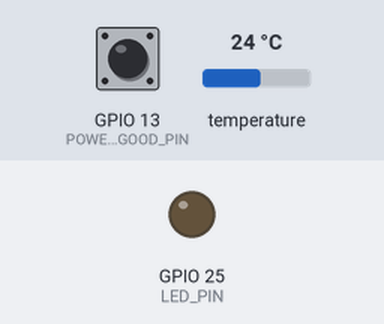
A sketch run on a simulated ESP32-S3. On the bench: output pins drawn as LEDs (lit = HIGH). The inputs (shaded band) are chosen by the test bench; at power-on: GPIO 13 (POWER_GOOD_PIN) HIGH, temperature 24 °C. No radio packets arrive unless stated; what the sketch prints to the serial monitor is not drawn. At 1.7 s the program puts the board to deep sleep or switches it off; the recording ends there.

Above: at 0.1 s.
Timing chart, 0 to 1.7 s (numbered marks = the images above):
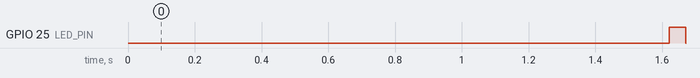

Measured:
- by itself, GPIO 25 (LED_PIN): LOW → HIGH at 1.6 s, → LOW 0.05 s later

The sketch:

esp32_sensor_node.ino
```cpp
/*
 * ThermalOS – Smart Heat Pipe Sensor Node Firmware
 * ESP32-S3 + SX1262 LoRa (Heltec WiFi LoRa 32 V3)
 * TEG-powered via LTC3108 + 1F Supercap
 *
 * Reads 5× DS18B20 sensors, transmits via LoRa every 60s
 * Deep-sleep between measurements for minimal power consumption
 */

#include <OneWire.h>
#include <DallasTemperature.h>
#include <LoRa.h>
#include <Wire.h>
#include "esp_sleep.h"

// ── Pin Configuration ──────────────────────────────────
#define ONE_WIRE_BUS    4      // DS18B20 data pin
#define LORA_SCK        5
#define LORA_MISO       19
#define LORA_MOSI       27
#define LORA_CS         18
#define LORA_RST        14
#define LORA_IRQ        26
#define LED_PIN         25
#define VBAT_ADC        36     // Battery/Supercap voltage monitoring
#define POWER_GOOD_PIN  13     // LTC3108 Power Good indicator

// ── Configuration ──────────────────────────────────────
#define SLEEP_DURATION_US  60000000UL  // 60 seconds deep sleep
#define LORA_FREQUENCY     868E6       // EU 868 MHz
#define LORA_BANDWIDTH     125E3
#define LORA_SPREADING     7           // SF7 for minimum airtime
#define LORA_TX_POWER      14          // dBm
#define NUM_SENSORS        5
#define NODE_ID            "HP01"

// ── Sensor Positions (meters from evaporator end) ──────
const float SENSOR_POS[NUM_SENSORS] = {0.02, 0.05, 0.125, 0.20, 0.24};
const char* SENSOR_NAMES[NUM_SENSORS] = {
    "T_evap_hot", "T_evap_mid", "T_adiabatic", "T_cond_mid", "T_cond_end"
};

OneWire oneWire(ONE_WIRE_BUS);
DallasTemperature sensors(&oneWire);

RTC_DATA_ATTR uint32_t bootCount = 0;  // Persists across deep sleep

void setup() {
    bootCount++;
    Serial.begin(115200);

    // Check power status
    pinMode(POWER_GOOD_PIN, INPUT);
    if (!digitalRead(POWER_GOOD_PIN)) {
        // Insufficient power – go back to sleep immediately
        Serial.println("[WARN] Power not ready, sleeping...");
        enterDeepSleep();
        return;
    }

    // Initialize sensors
    sensors.begin();
    sensors.setResolution(12);  // 12-bit = ±0.0625°C

    // Initialize LoRa
    LoRa.setPins(LORA_CS, LORA_RST, LORA_IRQ);
    if (!LoRa.begin(LORA_FREQUENCY)) {
        Serial.println("[ERROR] LoRa init failed!");
        enterDeepSleep();
        return;
    }
    LoRa.setSpreadingFactor(LORA_SPREADING);
    LoRa.setSignalBandwidth(LORA_BANDWIDTH);
    LoRa.setTxPower(LORA_TX_POWER);

    // Read all sensors
    sensors.requestTemperatures();
    delay(750);  // Wait for 12-bit conversion

    // Read supercap voltage
    float vSupercap = analogRead(VBAT_ADC) * (5.5 / 4095.0);

    // Build JSON payload
    String payload = "{";
    payload += "\"id\":\"" + String(NODE_ID) + "\",";
    payload += "\"boot\":" + String(bootCount) + ",";
    payload += "\"v_sc\":" + String(vSupercap, 2) + ",";
    payload += "\"T\":[";
    for (int i = 0; i < NUM_SENSORS; i++) {
        float T = sensors.getTempCByIndex(i);
        payload += String(T, 2);
        if (i < NUM_SENSORS - 1) payload += ",";
        Serial.printf("[%s] %.2f °C\n", SENSOR_NAMES[i], T);
    }
    payload += "]}";

    // Transmit via LoRa
    Serial.println("TX: " + payload);
    LoRa.beginPacket();
    LoRa.print(payload);
    LoRa.endPacket();

    // Blink LED
    pinMode(LED_PIN, OUTPUT);
    digitalWrite(LED_PIN, HIGH);
    delay(50);
    digitalWrite(LED_PIN, LOW);

    Serial.printf("Boot #%d, V_sc=%.2fV, Sleeping %ds...\n",
                  bootCount, vSupercap, SLEEP_DURATION_US/1000000);

    enterDeepSleep();
}

void enterDeepSleep() {
    LoRa.sleep();
    esp_sleep_enable_timer_wakeup(SLEEP_DURATION_US);
    esp_deep_sleep_start();
}

void loop() {
    // Never reached – deep sleep after setup
}
```
